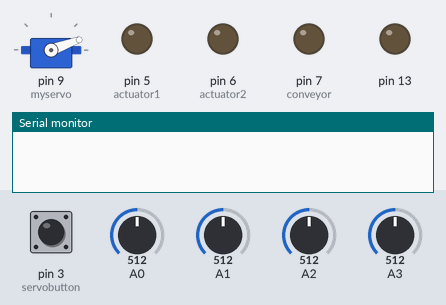
Bench run of a sketch on a simulated Arduino Uno, built with avr-gcc and run on an emulated ATmega328P. On the bench: servo, output pins drawn as LEDs (lit = HIGH), the last lines printed to the serial monitor. Inputs (shaded band) come from the test bench; at power-on: A1 = 512, A0 = 512, pin 3 (servobutton) HIGH, A2 = 512, A3 = 512.

Above: at 1.2 s.
1.3 s: A1 set to 188
2.8 s: A1 set to 173
At 3.57 s:
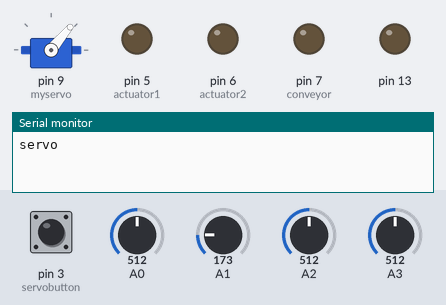
At 4.48 s:
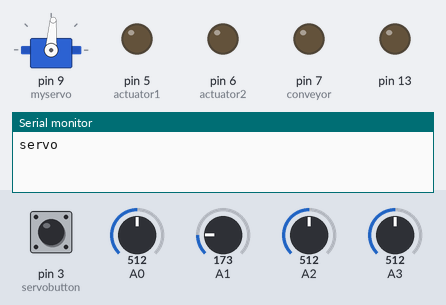
5.8 s: A0 set to 120
At 7.7 s:
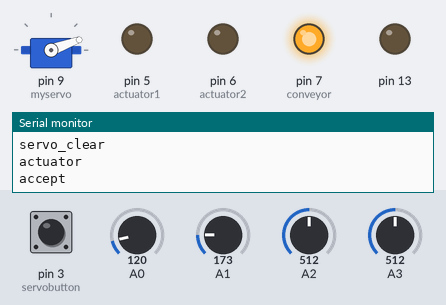
8.8 s: pin 3 (servobutton) pulled LOW for 0.15 s
At 9.63 s:
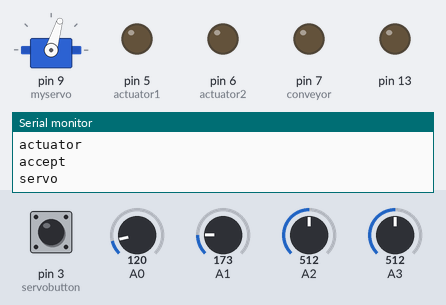
11.9 s: A0 set to 166
14.2 s: A0 set to 189
Timing chart, 0 to 18.2 s (numbered marks = the images above; inputs shaded):
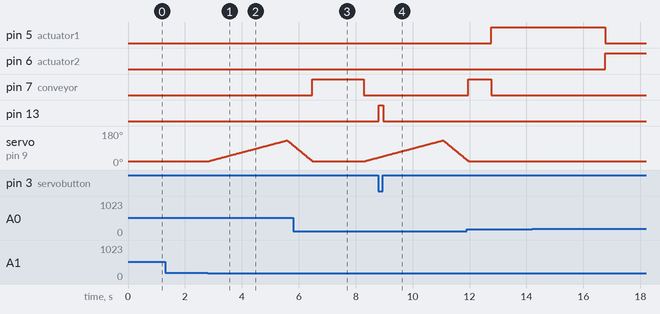

Measured:
- the behaviour switches between 181 and 180 on A1 (found by bisection; images 0 and 1)
- after the input at 1.3 s, every drawn part: stays the same
- after the input at 2.8 s, servo on pin 9 (myservo): rises from 20° to 130° in 2.7 s, then falls to 105° in 0.23 s
- after the input at 8.8 s, pin 13: LOW → HIGH at once, → LOW 0.15 s later

The sketch:

sesors.ino
```cpp
#include <Servo.h>


Servo myservo;

const int conveyor =  7;      // the number of the LED pin
const int actuator1 = 5;
const int actuator2 = 6;

const int servobutton = 3;
const int camera1 = 2;

int pos = 20;

void setup() {
  // initialize serial communication at 9600 bits per second:
  Serial.begin(9600);
  myservo.attach(9);

  pinMode(servobutton , INPUT_PULLUP);
  pinMode(camera1 , INPUT);

  pinMode(13, OUTPUT);
  pinMode(conveyor,OUTPUT);
  pinMode(actuator1,OUTPUT);
  pinMode(actuator2,OUTPUT);
  myservo.write(pos);
}

  int sensorValue1 = 0;
  int sensorValue2 = 0;
  int sensorValue3 = 0;
  int sensorValue4 = 0;

  int buttonstate = 0;
  int button_press = 0;
  int button_not_press = 0;

  int camera1state = 0;
  int camera1_true = 0;
  int camera1_false = 0;

  int constant = 180;
  char val = 0;
// the loop routine runs over and over again forever:
void loop() {
  // read the input on analog pin 0:
   if( Serial.available() )
   {
    val = Serial.read();      // read the serial port
      if( val == 'Q' )
      {        // if it's an 'H', blink the light
      digitalWrite(conveyor, HIGH);
      }
      else if( val == 'A' )
      {        // if it's an 'H', blink the light
      digitalWrite(conveyor, LOW);
      }
   }
  sensorValue1 = analogRead(A0);
  sensorValue2 = analogRead(A1);
  sensorValue3 = analogRead(A2);
  sensorValue4 = analogRead(A3);

  // print out the value you read:
/*  Serial.print(sensorValue1);
  Serial.print("--");

  Serial.print(sensorValue2);
  Serial.print("--");

  Serial.print(sensorValue3);
  Serial.print("--");

  Serial.println(sensorValue4);
*/
  if(sensorValue1 <= constant)
  {
   //ACTUATOR SENSOR
    Serial.println("actuator\n");
    if ( button_press == 1)
    {
      Serial.println("reject\n");
      //Serial.println("because bottle is not sealed");
    digitalWrite(conveyor , LOW);

    digitalWrite(actuator1, HIGH);
    digitalWrite(actuator2, LOW);
    delay(4000);
    Serial.println("unseal\n");
    digitalWrite(actuator1, LOW);
    digitalWrite(actuator2, HIGH);
    button_press = 0;

    delay(4000);
    digitalWrite(actuator1, LOW);
    digitalWrite(actuator2, LOW);
    digitalWrite(conveyor , HIGH);
    delay(800);
    Serial.println("actuator_clear\n");
    }

    else if ( camera1_false == 1)
    {
      Serial.println("reject\n");
      //Serial.println("because no cap detected");
    digitalWrite(conveyor , LOW);

    digitalWrite(actuator1, HIGH);
    digitalWrite(actuator2, LOW);
    delay(4000);
    Serial.println("uncap\n");
    camera1_false = 0;

    digitalWrite(actuator1, LOW);
    digitalWrite(actuator2, HIGH);

    delay(4000);
    digitalWrite(actuator1, LOW);
    digitalWrite(actuator2, LOW);
    digitalWrite(conveyor , HIGH);
    delay(800);
    Serial.println("actuator_clear\n");
    }
   else
  {
    Serial.println("accept\n");
  delay(1000);
  }

  }

  if(sensorValue2 <= constant)
  {
   //SERVO SENSOR
   Serial.println("servo\n");
  digitalWrite(conveyor , LOW);
  for(pos = 20; pos <= 130; pos += 1) // goes from 0 degrees to 180 degrees
  {                                  // in steps of 1 degree
    myservo.write(pos);              // tell servo to go to position in variable 'pos'
    buttonstate = digitalRead(servobutton);

      if (buttonstate == HIGH) {
    digitalWrite(13, LOW);
    button_not_press = 1;
  }
  else {
    digitalWrite(13, HIGH);
    button_press = 1;
  }
    delay(25);                       // waits 15ms for the servo to reach the position
  }

    for(pos = 130; pos>=20; pos-=1)     // goes from 180 degrees to 0 degrees
  {
    myservo.write(pos);              // tell servo to go to position in variable 'pos'
    delay(8);                       // waits 15ms for the servo to reach the position
  }

  digitalWrite(conveyor , HIGH);
  delay(800);
  Serial.println("servo_clear\n");
  }

  if(sensorValue3 <= constant)
  {
    //CAMERA HEIGHT SENSOR
  Serial.println("cam2\n");
  digitalWrite(conveyor , LOW);
  delay(2000);
  digitalWrite(conveyor , HIGH);
  delay(700);
  Serial.println("cam2_clear\n");
  }

   if(sensorValue4 <= constant)
  {
    Serial.println("cam1\n");
    //CAMERA COLOUR SENSOR
  digitalWrite(conveyor , LOW);
  delay(1000);
  camera1state = digitalRead(camera1);
  if (camera1state == HIGH)
  {
   // Serial.println("CAP IS FINE");
  camera1_true = 1;
  digitalWrite(13, HIGH);
  }
  else
  {
    //Serial.println("CAP ERROR");
  camera1_false = 1;
  digitalWrite(13, LOW);
  }
  delay(1000);
  digitalWrite(conveyor , HIGH);

  delay(700);
  Serial.println("cam1_clear\n");
  }
  digitalWrite(actuator1, LOW);
  digitalWrite(actuator2, LOW);

}
```
